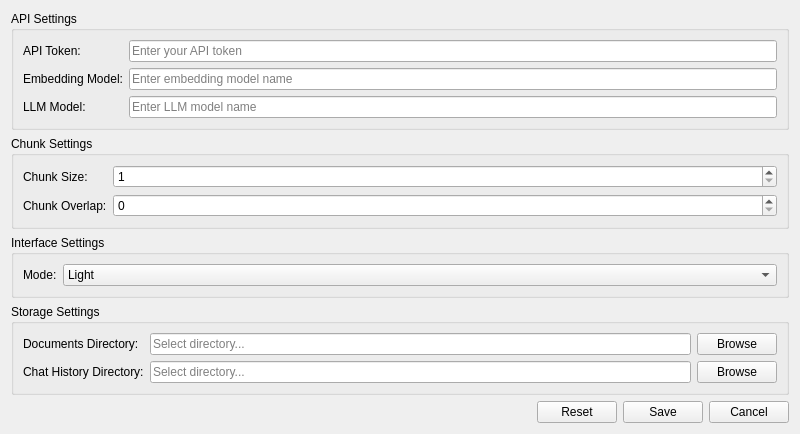
<?xml version="1.0" encoding="UTF-8"?>
<ui version="4.0">
 <class>SettingsWindow</class>
 <widget class="QWidget" name="SettingsWindow">
  <property name="geometry">
   <rect>
    <x>0</x>
    <y>0</y>
    <width>800</width>
    <height>400</height>
   </rect>
  </property>
  <property name="windowTitle">
   <string>Settings</string>
  </property>
  <layout class="QVBoxLayout" name="mainLayout">
   <item>
    <widget class="QGroupBox" name="apiSettingsGroup">
     <property name="title">
      <string>API Settings</string>
     </property>
     <layout class="QFormLayout" name="apiFormLayout">
      <item row="0" column="0">
       <widget class="QLabel" name="apiTokenLabel">
        <property name="text">
         <string>API Token:</string>
        </property>
       </widget>
      </item>
      <item row="0" column="1">
       <widget class="QLineEdit" name="apiTokenInput">
        <property name="placeholderText">
         <string>Enter your API token</string>
        </property>
        <property name="minimumWidth">
         <number>400</number>
        </property>
       </widget>
      </item>
      <item row="1" column="0">
       <widget class="QLabel" name="embeddingModelLabel">
        <property name="text">
         <string>Embedding Model:</string>
        </property>
       </widget>
      </item>
      <item row="1" column="1">
       <widget class="QLineEdit" name="embeddingModelInput">
        <property name="placeholderText">
         <string>Enter embedding model name</string>
        </property>
        <property name="minimumWidth">
         <number>400</number>
        </property>
       </widget>
      </item>
      <item row="2" column="0">
       <widget class="QLabel" name="llmModelLabel">
        <property name="text">
         <string>LLM Model:</string>
        </property>
       </widget>
      </item>
      <item row="2" column="1">
       <widget class="QLineEdit" name="llmModelInput">
        <property name="placeholderText">
         <string>Enter LLM model name</string>
        </property>
        <property name="minimumWidth">
         <number>400</number>
        </property>
       </widget>
      </item>
     </layout>
    </widget>
   </item>
   <item>
    <widget class="QGroupBox" name="chunkSettingsGroup">
     <property name="title">
      <string>Chunk Settings</string>
     </property>
     <layout class="QFormLayout" name="chunkFormLayout">
      <item row="0" column="0">
       <widget class="QLabel" name="chunkSizeLabel">
        <property name="text">
         <string>Chunk Size:</string>
        </property>
       </widget>
      </item>
      <item row="0" column="1">
       <widget class="QSpinBox" name="chunkSizeInput">
        <property name="minimum">
         <number>1</number>
        </property>
        <property name="maximum">
         <number>10000</number>
        </property>
       </widget>
      </item>
      <item row="1" column="0">
       <widget class="QLabel" name="chunkOverlapLabel">
        <property name="text">
         <string>Chunk Overlap:</string>
        </property>
       </widget>
      </item>
      <item row="1" column="1">
       <widget class="QSpinBox" name="chunkOverlapInput">
        <property name="minimum">
         <number>0</number>
        </property>
        <property name="maximum">
         <number>10000</number>
        </property>
       </widget>
      </item>
     </layout>
    </widget>
   </item>
   <item>
    <widget class="QGroupBox" name="interfaceSettingsGroup">
     <property name="title">
      <string>Interface Settings</string>
     </property>
     <layout class="QFormLayout" name="interfaceFormLayout">
      <item row="0" column="0">
       <widget class="QLabel" name="interfaceModeLabel">
        <property name="text">
         <string>Mode:</string>
        </property>
       </widget>
      </item>
      <item row="0" column="1">
       <widget class="QComboBox" name="interfaceModeDropdown">
        <property name="minimumWidth">
         <number>150</number>
        </property>
        <item>
         <property name="text">
          <string>Light</string>
         </property>
        </item>
        <item>
         <property name="text">
          <string>Dark</string>
         </property>
        </item>
       </widget>
      </item>
     </layout>
    </widget>
   </item>
   <item>
    <widget class="QGroupBox" name="storageSettingsGroup">
     <property name="title">
      <string>Storage Settings</string>
     </property>
     <layout class="QGridLayout" name="storageGridLayout">
      <item row="0" column="0">
       <widget class="QLabel" name="documentsDirLabel">
        <property name="text">
         <string>Documents Directory:</string>
        </property>
       </widget>
      </item>
      <item row="0" column="1">
       <widget class="QLineEdit" name="documentsDirInput">
        <property name="placeholderText">
         <string>Select directory...</string>
        </property>
        <property name="readOnly">
         <bool>true</bool>
        </property>
       </widget>
      </item>
      <item row="0" column="2">
       <widget class="QPushButton" name="browseDocumentsButton">
        <property name="text">
         <string>Browse</string>
        </property>
       </widget>
      </item>
      <item row="1" column="0">
       <widget class="QLabel" name="chatHistoryDirLabel">
        <property name="text">
         <string>Chat History Directory:</string>
        </property>
       </widget>
      </item>
      <item row="1" column="1">
       <widget class="QLineEdit" name="chatHistoryDirInput">
        <property name="placeholderText">
         <string>Select directory...</string>
        </property>
        <property name="readOnly">
         <bool>true</bool>
        </property>
       </widget>
      </item>
      <item row="1" column="2">
       <widget class="QPushButton" name="browseChatHistoryButton">
        <property name="text">
         <string>Browse</string>
        </property>
       </widget>
      </item>
     </layout>
    </widget>
   </item>
   <item>
    <layout class="QHBoxLayout" name="buttonLayout">
     <item>
      <spacer name="spacer">
       <property name="orientation">
        <enum>Qt::Horizontal</enum>
       </property>
       <property name="sizeHint">
        <size>
         <width>1</width>
         <height>1</height>
        </size>
       </property>
      </spacer>
     </item>
     <item>
      <widget class="QPushButton" name="resetButton">
       <property name="text">
        <string>Reset</string>
       </property>
      </widget>
     </item>
     <item>
      <widget class="QPushButton" name="saveButton">
       <property name="text">
        <string>Save</string>
       </property>
      </widget>
     </item>
     <item>
      <widget class="QPushButton" name="cancelButton">
       <property name="text">
        <string>Cancel</string>
       </property>
      </widget>
     </item>
    </layout>
   </item>
  </layout>
 </widget>
 <resources/>
 <connections/>
</ui>
